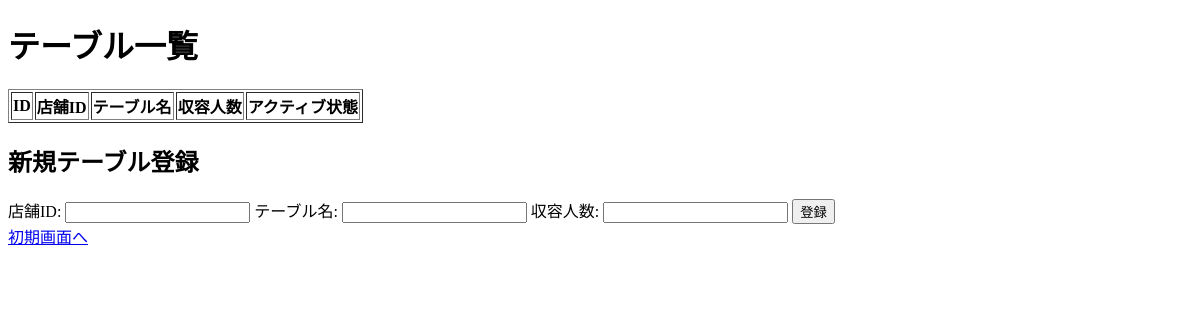
Before: /seats with the older database file.
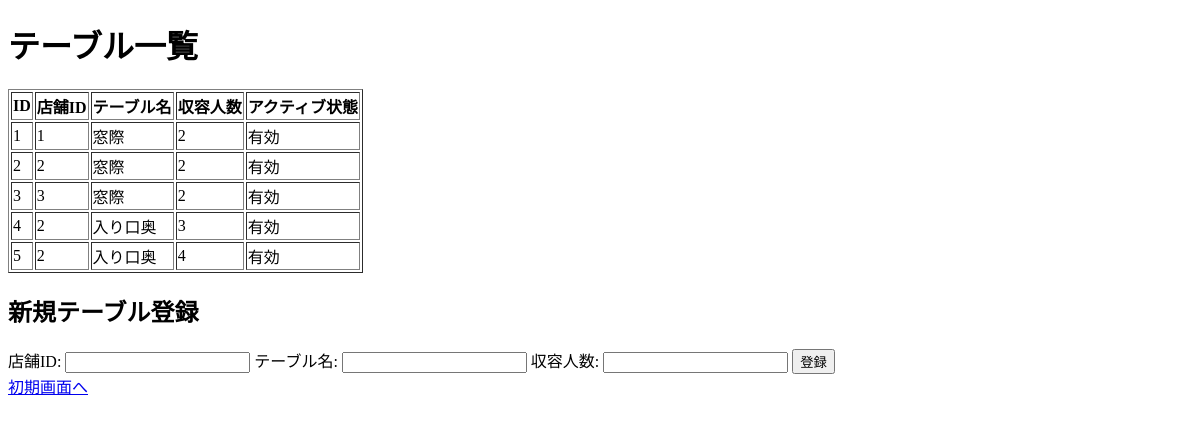
After: the same page with the newer database file.
### hackapp/models/restaurants.py (models this page shows)
class Seat(db.Model):
    id = db.Column(db.Integer, primary_key=True)
    shop_id = db.Column(db.Integer, db.ForeignKey('shop.id'))
    name = db.Column(db.String(50))
    capacity = db.Column(db.Integer)
    is_active = db.Column(db.Boolean, default=True)

### hackapp/views.py (the view, shortened to what this page needs)
@app.route('/seats', methods=['GET','POST'])    #空席情報登録画面から受け取った情報をDBに格納&表示
def create_seat():
    if request.method == 'GET':
        seats = Seat.query.all()
        return render_template('seats_view.html', seats=seats)

### hackapp/templates/seats_view.html (shortened to what this page needs)
<!DOCTYPE html>
<html lang="ja">
<head>
</head>
<body>
    <h1>テーブル一覧</h1>
    <table border="1">
        <tr>
            <th>ID</th>
            <th>店舗ID</th>
            <th>テーブル名</th>
            <th>収容人数</th>
            <th>アクティブ状態</th>
        </tr>
        {% for seat in seats %}
        <tr>
            <td>{{ seat.id }}</td>
            <td>{{ seat.shop_id }}</td>
            <td>{{ seat.name }}</td>
            <td>{{ seat.capacity }}</td>
            <td>{{ "有効" if seat.is_active else "無効" }}</td>
        </tr>
        {% endfor %}
    </table>
    <h2>新規テーブル登録</h2>
    <form action="/seats" method="POST">
        <label for="shop_id">店舗ID:</label>
        <input type="number" id="shop_id" name="shop_id" required>
        <label for="name">テーブル名:</label>
        <input type="text" id="name" name="name" required>
        <label for="capacity">収容人数:</label>
        <input type="number" id="capacity" name="capacity" required>
        <button type="submit">登録</button>
        <div class="text-center mt-4">
            <a href="/" class="btn btn-secondary">初期画面へ</a>
        </div>
    </form>
</body>
</html>

Changed rows visible on the page:
added Seat: id "1", shop_id "1", name "窓際", capacity "2", is_active "有効"
added Seat: id "2", shop_id "2", name "窓際", capacity "2", is_active "有効"
added Seat: id "3", shop_id "3", name "窓際", capacity "2", is_active "有効"
added Seat: id "4", shop_id "2", name "入り口奥", capacity "3", is_active "有効"
added Seat: id "5", shop_id "2", name "入り口奥", capacity "4", is_active "有効"
